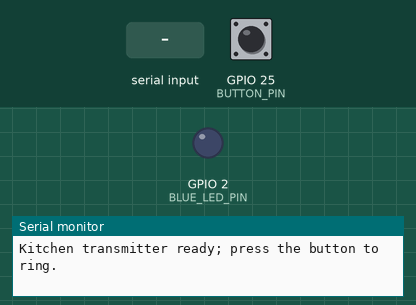
Recording of a sketch running on a simulated ESP32. On the bench: output pins drawn as LEDs (lit = HIGH), the last lines printed to the serial monitor. The test bench sets the inputs (shaded band); at power-on: GPIO 25 (BUTTON_PIN) HIGH.

Above: at 1.2 s.
1.3 s: GPIO 25 (BUTTON_PIN) pulled LOW for 0.15 s
At 1.8 s:
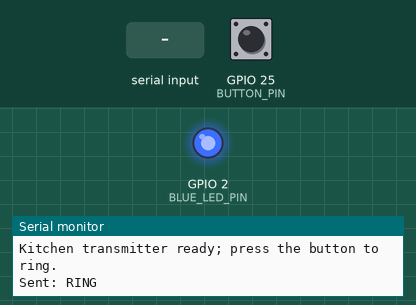
4.4 s: GPIO 25 (BUTTON_PIN) pulled LOW for 1 s
At 5.3 s:
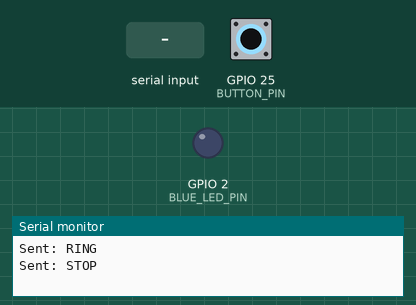
6.9 s: GPIO 25 (BUTTON_PIN) pulled LOW for 3.2 s
At 7.3 s:
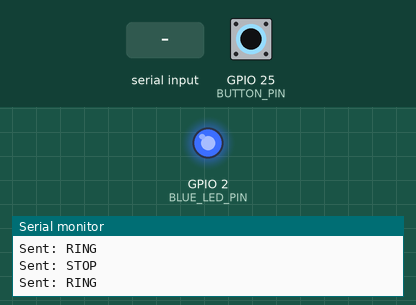
11.6 s: "STOP\n" received over the second serial link
At 12.1 s:
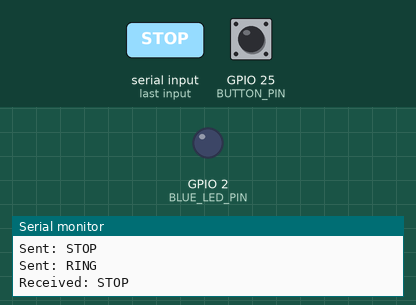
Timing chart, 0 to 14.6 s (numbered marks = the images above; inputs shaded):
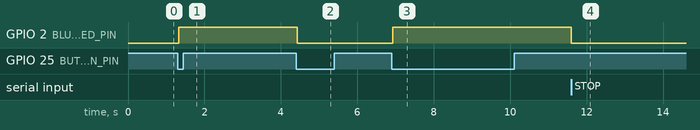

The sketch:

kitchen_hc12.ino
```cpp
// HC-12 kitchen unit
// Sends "RING" on the first button press and "STOP" on the next press.
//
// Wiring:
//   HC-12 RXD -> ESP32 GPIO 17 (TX2)
//   HC-12 TXD -> ESP32 GPIO 16 (RX2)
//   HC-12 SET -> 3.3V
//   HC-12 VCC -> 5V pin
//   HC-12 GND -> GND
//   Button pin 1 -> ESP32 GPIO 25
//   Button pin 2 -> GND
//   Blue LED     -> ESP32 GPIO 2 (active HIGH)

constexpr uint8_t HC12_RX = 16;  // Connect to HC-12 TXD.
constexpr uint8_t HC12_TX = 17;  // Connect to HC-12 RXD.
constexpr uint8_t BUTTON_PIN = 25;
constexpr uint8_t BLUE_LED_PIN = 2;
constexpr uint32_t BUTTON_DEBOUNCE_MS = 30;

HardwareSerial HC12(2);  // use UART2

bool buttonRawState = HIGH;
bool buttonStableState = HIGH;
uint32_t buttonRawChangedAtMs = 0;
bool ringActive = false;

bool buttonWasPressed();
void receiveMessages();
void setRingActive(bool active);

void setup() {
  Serial.begin(115200);
  HC12.begin(9600, SERIAL_8N1, HC12_RX, HC12_TX);  // HC-12 default baud is 9600

  digitalWrite(BLUE_LED_PIN, LOW);
  pinMode(BLUE_LED_PIN, OUTPUT);

  pinMode(BUTTON_PIN, INPUT_PULLUP);
  buttonRawState = digitalRead(BUTTON_PIN);
  buttonStableState = buttonRawState;
  buttonRawChangedAtMs = millis();

  Serial.println("Kitchen transmitter ready; press the button to ring.");
}

void loop() {
  if (buttonWasPressed()) {
    if (ringActive) {
      HC12.println("STOP");
      setRingActive(false);
      Serial.println("Sent: STOP");
    } else {
      HC12.println("RING");
      setRingActive(true);
      Serial.println("Sent: RING");
    }
  }

  receiveMessages();
}

void receiveMessages() {
  static char message[16];
  static size_t messageLength = 0;

  while (HC12.available() > 0) {
    const char received = static_cast<char>(HC12.read());

    if (received == '\n') {
      message[messageLength] = '\0';

      if (strcmp(message, "RING") == 0) {
        setRingActive(true);
        Serial.println("Received: RING");
      } else if (strcmp(message, "STOP") == 0) {
        setRingActive(false);
        Serial.println("Received: STOP");
      } else if (messageLength > 0) {
        Serial.print("Ignored: ");
        Serial.println(message);
      }

      messageLength = 0;
    } else if (received != '\r') {
      if (messageLength < sizeof(message) - 1) {
        message[messageLength++] = received;
      } else {
        messageLength = 0;
      }
    }
  }
}

void setRingActive(bool active) {
  ringActive = active;
  digitalWrite(BLUE_LED_PIN, active ? HIGH : LOW);
}

bool buttonWasPressed() {
  const bool currentRawState = digitalRead(BUTTON_PIN);
  const uint32_t nowMs = millis();

  if (currentRawState != buttonRawState) {
    buttonRawState = currentRawState;
    buttonRawChangedAtMs = nowMs;
  }

  if (buttonStableState != buttonRawState &&
      nowMs - buttonRawChangedAtMs >= BUTTON_DEBOUNCE_MS) {
    buttonStableState = buttonRawState;
    return buttonStableState == LOW;
  }

  return false;
}
```

Measured:
- after the input at 1.3 s, GPIO 2 (BLUE_LED_PIN): LOW → HIGH at once
- after the input at 4.4 s, GPIO 2 (BLUE_LED_PIN): HIGH → LOW at once
- after the input at 6.9 s, GPIO 2 (BLUE_LED_PIN): LOW → HIGH at once
- after the input at 11.6 s, GPIO 2 (BLUE_LED_PIN): HIGH → LOW at once
